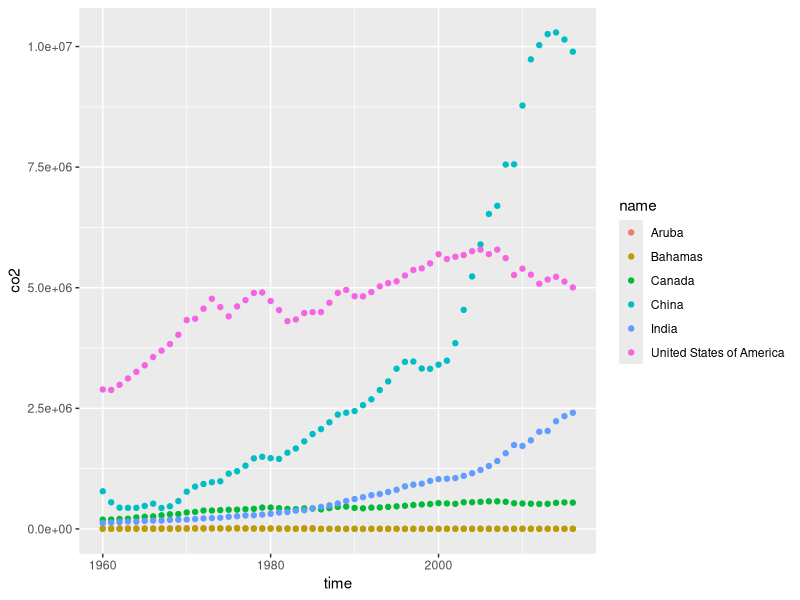
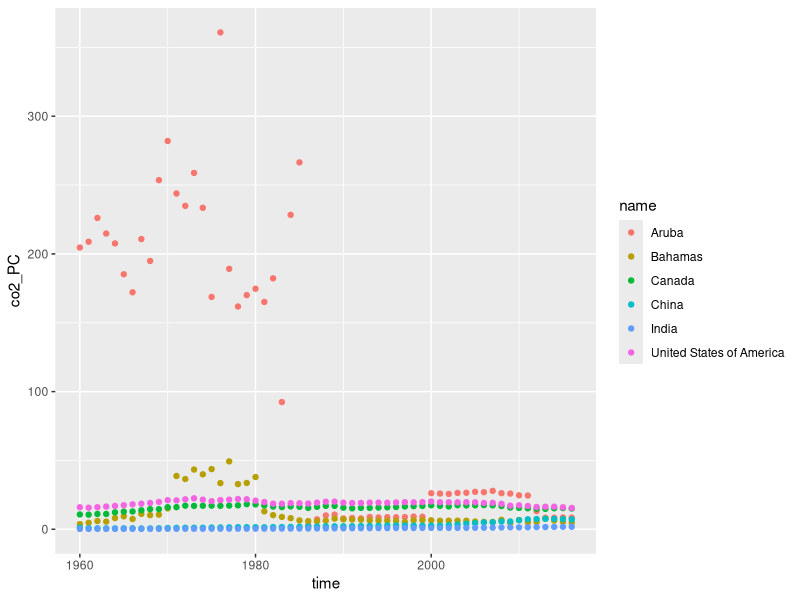
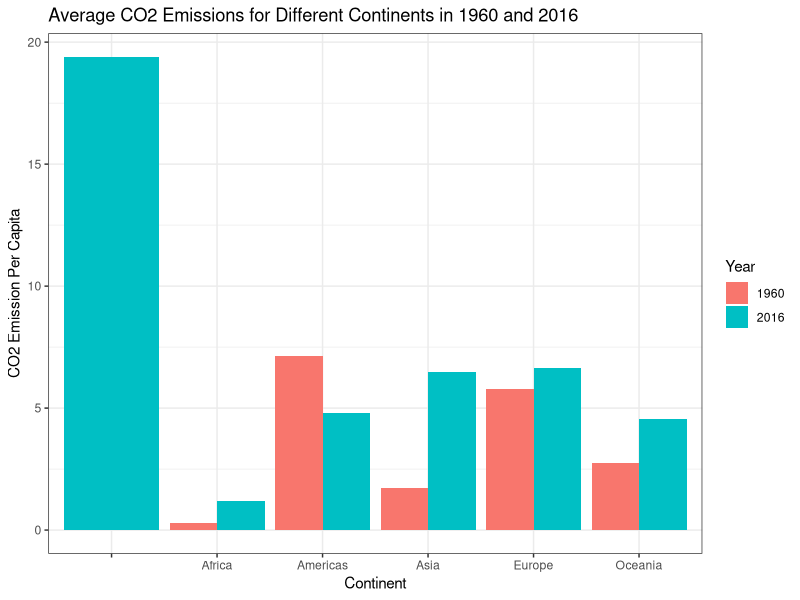
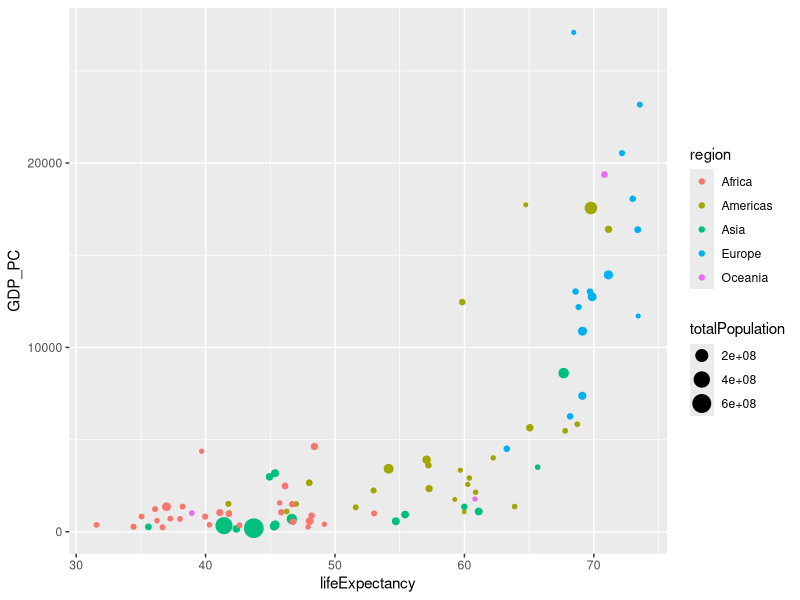
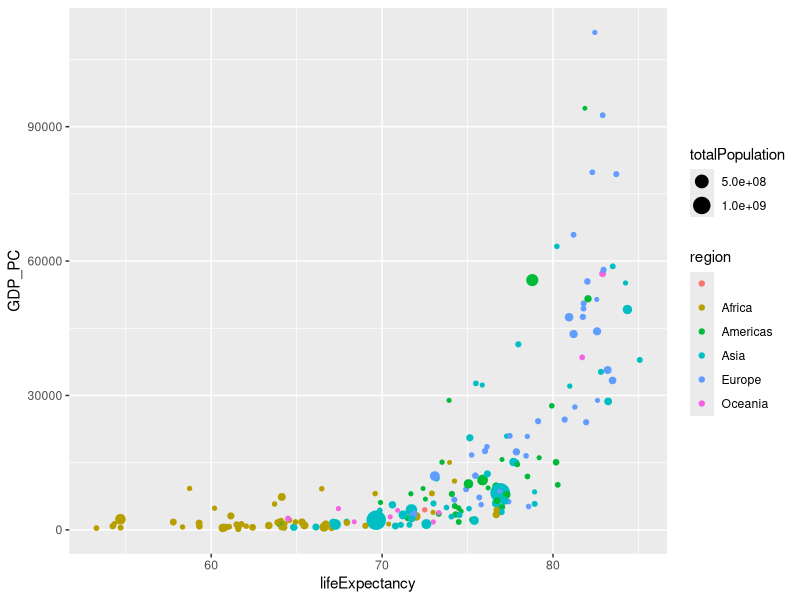
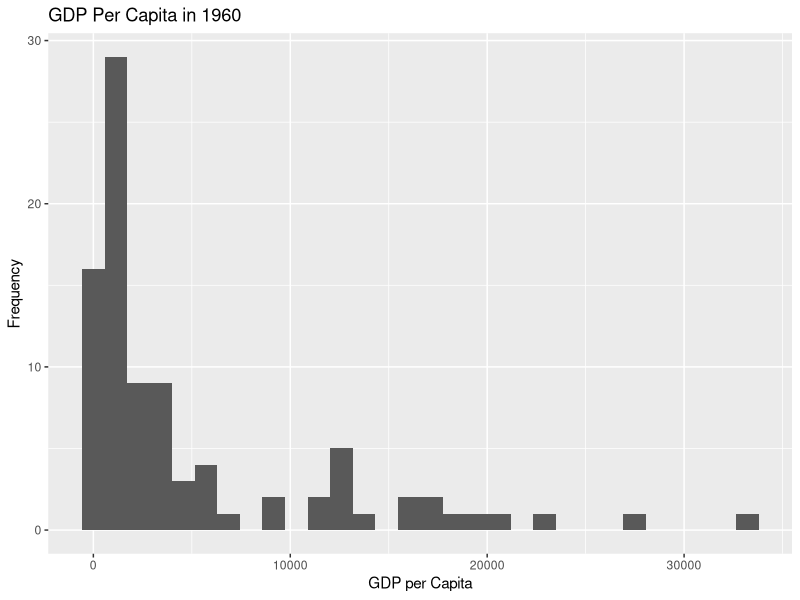
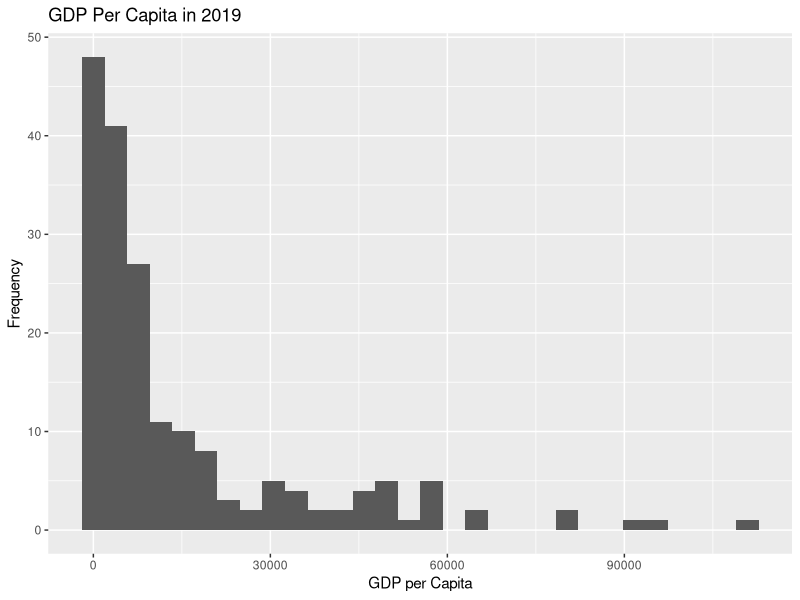
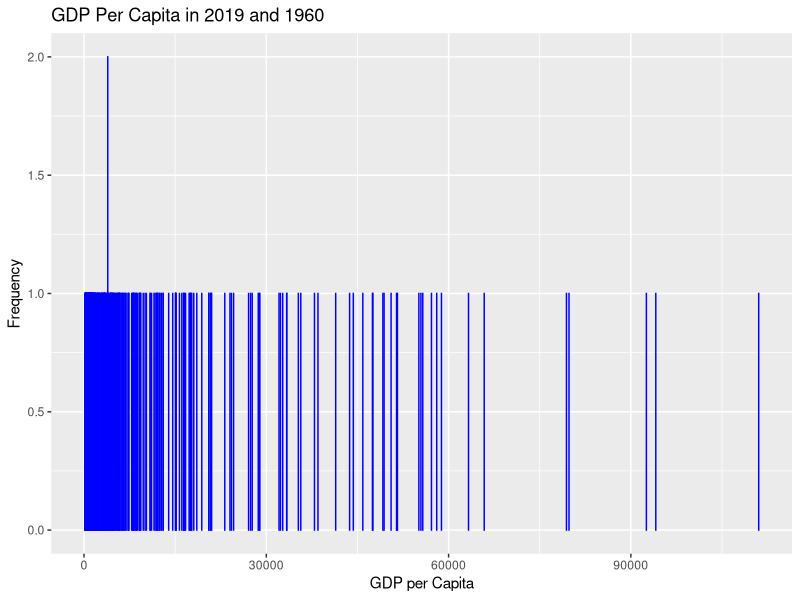

These figures' R source, in order:
## ---- chunk 1
knitr::opts_chunk$set(echo = TRUE)
## ---- chunk 2
library(tidyverse)
library(dplyr)
getwd()
setwd("/Users/chloe/Desktop/INFO201/ps05-rmarkdown-plot")
gapminder <- read.delim("gapminder.csv")
##view(gapminder)
head(gapminder, 3)
columns <- ncol(gapminder)
rows <- nrow(gapminder)
cat("There are", columns, "columns and", rows, "rows.")

iso_3 <- length(unique(gapminder$iso3))
cat("There are", iso_3, "different iso3 codes.")

iso_2 <- length(unique(gapminder$iso2))
cat("There are", iso_2, "different iso2 codes.")

names <- length(unique(gapminder$name))
cat("There are", names, "different country names.")

gapminder %>%
  group_by(iso2) %>%
  summarise(n = n_distinct(name)) %>%
  arrange(desc(n))

## ---- chunk 3
gapminder %>%
  group_by(name) %>%
  summarise(n = n_distinct(iso3)) %>%
  arrange(desc(n))

gapminder %>%
  filter(nchar(iso3) > 3) %>%
  select(iso3, name) %>%
  reframe(n = unique(iso3)) 
## ---- chunk 4
gapminder %>%
  filter(is.na(time) == FALSE) %>%
  summarize(n = max(time)) %>%
  pull(n)

## ---- chunk 5
gapminder %>%
  filter(is.na(time) == FALSE) %>%
  summarize(n = min(time)) %>%
  pull(n)
## ---- chunk 6
co2_table <- gapminder %>%
  filter(is.na(co2)) %>%
  filter(is.na(time) == FALSE) %>%
  group_by(time) %>%
  summarize(length(co2))
co2_table
## ---- chunk 7
co2_table %>%
  arrange(length(co2)) %>%
  tail(3)
## ---- chunk 8
co2_PC_table <- gapminder %>%
  filter(is.na(co2_PC)) %>%
  filter(is.na(time) == FALSE) %>%
  group_by(time) %>%
  summarize(length(co2_PC))
co2_PC_table
## ---- chunk 9
co2_PC_table %>%
  arrange(`length(co2_PC)`) %>%
  tail(3)
## ---- chunk 10
plotting <- gapminder %>%
  filter(is.na(co2) == FALSE) %>%
  filter(name == "United States of America" | name == "China" | name == "India" | name == "Canada" | name == "Aruba" | name == "Bahamas")
  
ggplot(plotting) +
  geom_point(aes(x=time, y=co2, col=name))
## ---- chunk 11
plotting_PC <- gapminder %>%
  filter(is.na(co2_PC) == FALSE) %>%
  filter(name == "United States of America" | name == "China" | name == "India" | name == "Canada" | name == "Aruba" | name == "Bahamas") 

ggplot(plotting_PC) +
    geom_point(aes(x=time, y=co2_PC, col=name))

## ---- chunk 12
average_data <- gapminder %>% 
  filter(is.na(co2_PC) == FALSE) %>%
  filter(is.na(region) == FALSE) %>%
  group_by(time, region) %>% 
  summarise(average_value = mean(co2_PC))

average_data
## ---- chunk 13
filtered <- average_data %>%
  filter(time == 1960 | time == 2016)

ggplot(filtered, aes(region, average_value, fill = as.factor(time))) +
  geom_bar(stat = "identity", position = position_dodge(width = 0.9)) +
  labs(title = "Average CO2 Emissions for Different Continents in 1960 and 2016", x = "Continent", y = "CO2 Emission Per Capita", fill = "Year") +
  theme_bw()
## ---- chunk 14
country2019 <- gapminder %>%
  filter(is.na(co2_PC) == FALSE) %>%
  filter(is.na(region) == FALSE) %>%
  filter(is.na(name) == FALSE) %>%
  filter(time == 2019) %>%
  group_by(region, name) %>%
  arrange(co2_PC) 
  ##head(3, name)
country2019
## ---- chunk 15
GDPplot <- gapminder %>%
  filter(is.na(GDP_PC) == FALSE) %>%
  filter(is.na(lifeExpectancy) == FALSE) %>% 
  filter(time == 1960) 
  
ggplot(GDPplot) +
  geom_point(aes(x=lifeExpectancy, y=GDP_PC, group=name, size=totalPopulation, col=region))
## ---- chunk 16
GDPplot <- gapminder %>%
  filter(is.na(GDP_PC) == FALSE) %>%
  filter(is.na(lifeExpectancy) == FALSE) %>% 
  filter(time == 2019) 
  
ggplot(GDPplot) +
  geom_point(aes(x=lifeExpectancy, y=GDP_PC, group=name, size=totalPopulation, col=region))
## ---- chunk 17
LE1960 <- gapminder %>%
  filter(is.na(lifeExpectancy) == FALSE) %>%
  filter(is.na(region) == FALSE) %>%
  filter(time == 1960) %>%
  group_by(region) %>%
  summarise(LE = mean(lifeExpectancy)) %>%
  pull(LE, region)

LE1960
## ---- chunk 18
LE2019 <- gapminder %>%
  filter(is.na(lifeExpectancy) == FALSE) %>%
  filter(is.na(region) == FALSE) %>%
  filter(time == 2019) %>%
  group_by(region) %>%
  summarise(LE = mean(lifeExpectancy)) %>%
  pull(LE, region)

LE2019
## ---- chunk 19
LE <- data.frame(cbind(LE1960, LE2019))

LE$LEGrowth = LE$LE2019 - LE$LE1960

LE_sorted <- LE %>% 
  arrange(LEGrowth)

LE_sorted
## ---- chunk 20
GDP1960 <- gapminder %>%
  filter(is.na(GDP_PC) == FALSE) %>%
  filter(time == 1960)

ggplot(GDP1960) +
geom_histogram(aes(GDP_PC)) +
  ggtitle("GDP Per Capita in 1960") +
  xlab("GDP per Capita") +
  ylab("Frequency")

GDP2019 <- gapminder %>%
  filter(is.na(GDP_PC) == FALSE) %>%
  filter(time == 2019)

ggplot(GDP2019) +
geom_histogram(aes(GDP_PC)) +
  ggtitle("GDP Per Capita in 2019") +
  xlab("GDP per Capita") +
  ylab("Frequency")

GDP <- rbind(GDP1960, GDP2019)

ggplot(GDP, aes(x = GDP_PC)) +
  geom_histogram(binwidth = 0.5, color = "blue") +
  ggtitle("GDP Per Capita in 2019 and 1960") +
  xlab("GDP per Capita") +
  ylab("Frequency")


## ---- chunk 21
meanLE1960 <- gapminder %>%
  filter(time == 1960) %>%
  filter(is.na(name) == FALSE) %>%
  filter(is.na(lifeExpectancy) == FALSE) %>%
  group_by(name) %>%
  summarise(mean = mean(lifeExpectancy))

meanLE1960$rank <- rank(desc(meanLE1960$mean))
USrank1960 <- as.character(meanLE1960[meanLE1960$name == "United States of America", "rank"])

cat("The US was ranked ", USrank1960, "th for life expectancy in 1960.", sep = "")

## ---- chunk 22
meanLE2019 <- gapminder %>%
  filter(time == 2019) %>%
  filter(is.na(name) == FALSE) %>%
  filter(is.na(lifeExpectancy) == FALSE) %>%
  group_by(name) %>%
  summarise(mean = mean(lifeExpectancy))

meanLE2019$rank <- rank(desc(meanLE2019$mean))
USrank2019 <- as.character(meanLE2019[meanLE2019$name == "United States of America", "rank"])

cat("The US was ranked ", USrank2019, "th for life expectancy in 2019.", sep = "")
## ---- chunk 23
num_countries1960 <- n_distinct(meanLE1960$name)
meanLE1960$rank <- rank(desc(meanLE1960$mean))
USrank1960 <- as.numeric(meanLE1960[meanLE1960$name == "United States of America", "rank"])
relrank1960 <- USrank1960 / num_countries1960

cat("The relative rank of the US divided by the number of countries that have LE data in 1960 is ", relrank1960, " for life expectancy in 1960.", sep = "")
## ---- chunk 24
num_countries2019 <- n_distinct(meanLE2019$name)
meanLE2019$rank <- rank(desc(meanLE2019$mean))
USrank2019 <- as.numeric(meanLE2019[meanLE2019$name == "United States of America", "rank"])
relrank2019 <- USrank2019 / num_countries2019

cat("The relative rank of the US divided by the number of countries that have LE data in 2019 is ", relrank2019, " for life expectancy in 2019.", sep = "")
